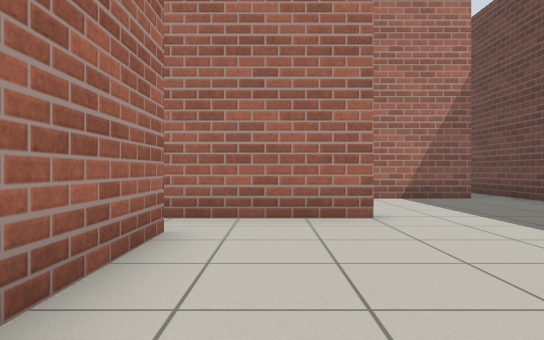
View 1 (above)

22 first-person views from a walk through a Gazebo world. The camera is 0.72 m above the floor, looks level and sees 70° across. The floor is counted in squares, 1 m on a side. Each view is taken from the middle of a square. On the plan, view 1 faces up. The plan holds only what a view shows up to about 11 squares ahead; the rest is blank. Some stock models are drawn as simple stand-ins.

View 2
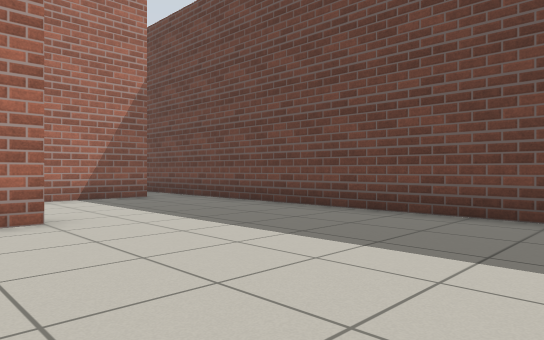

View 3
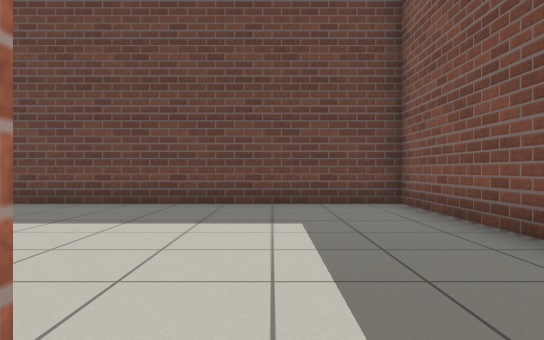

View 4
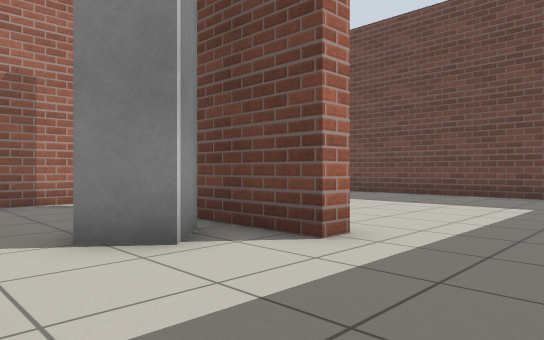

View 5
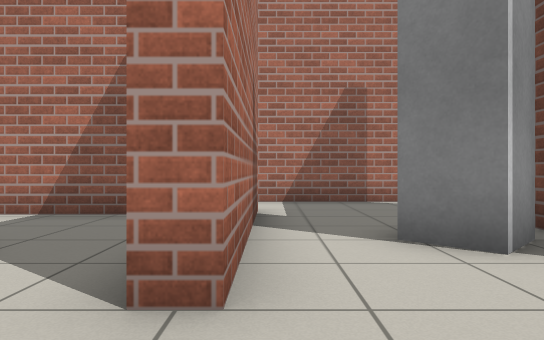

View 6
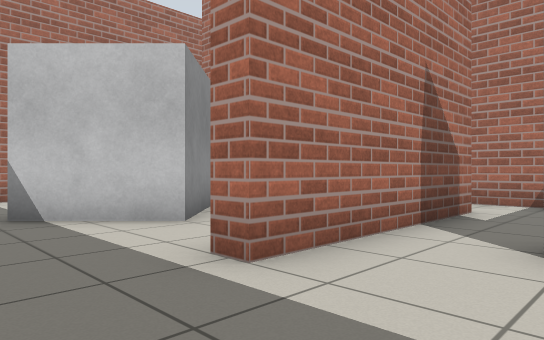

View 7
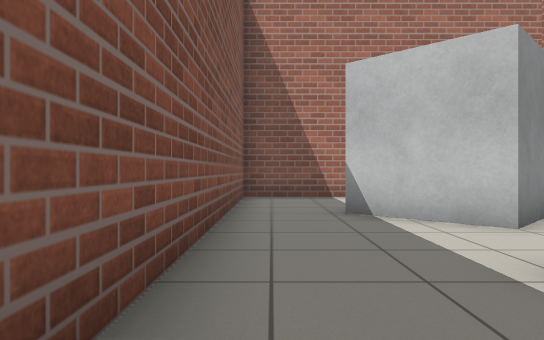

View 8
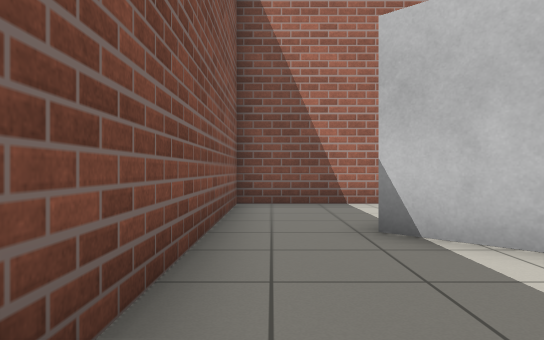

View 9
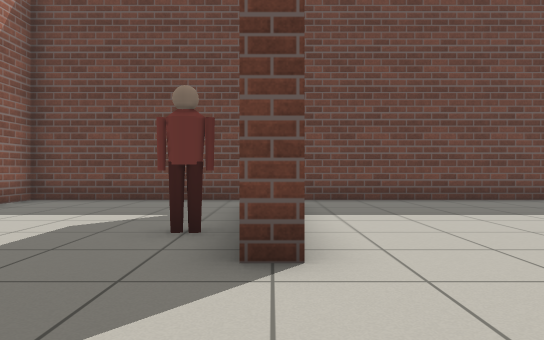

View 10
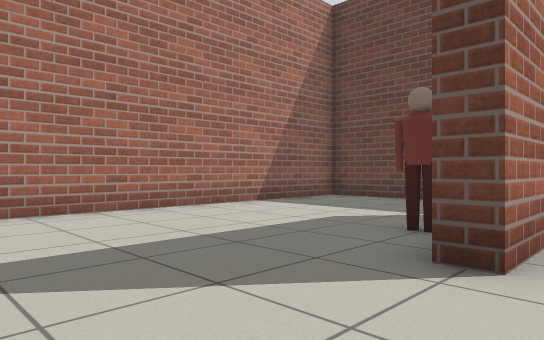

View 11
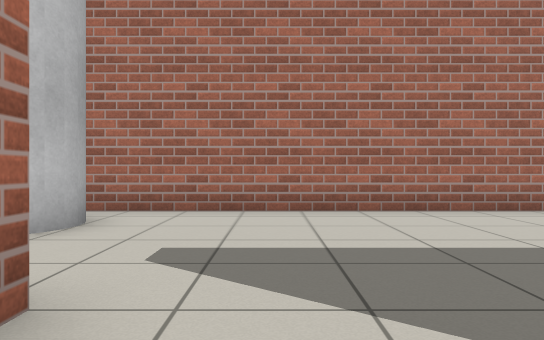

View 12
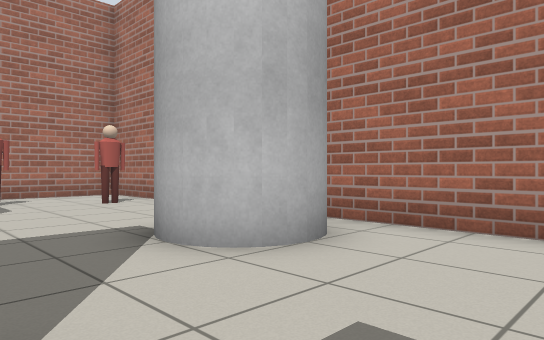

View 13
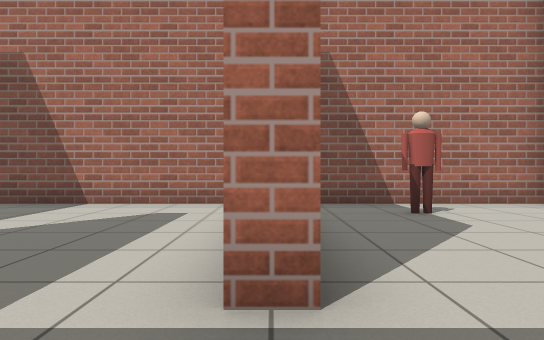

View 14
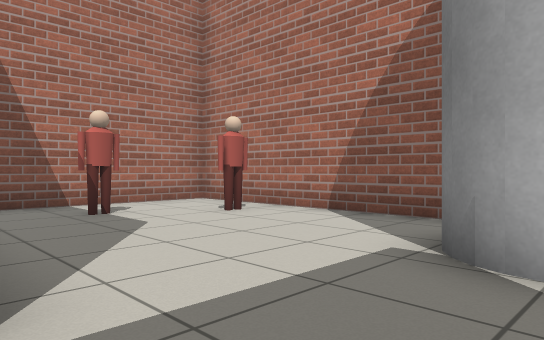

View 15
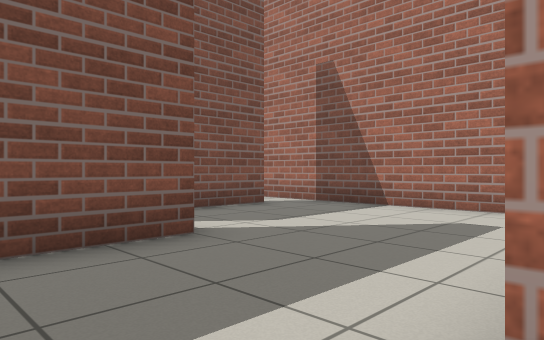

View 16
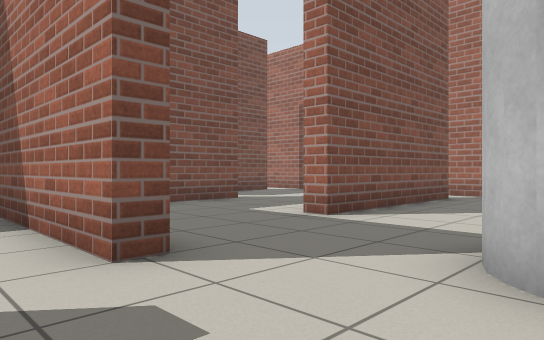

View 17
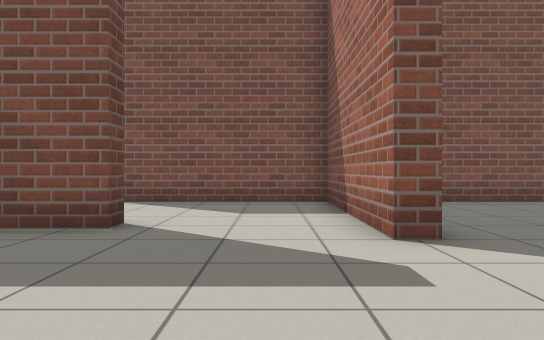

View 18
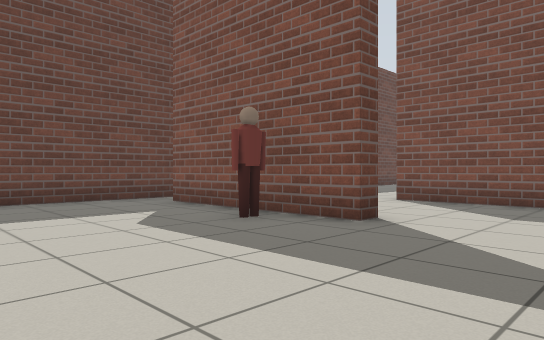

View 19
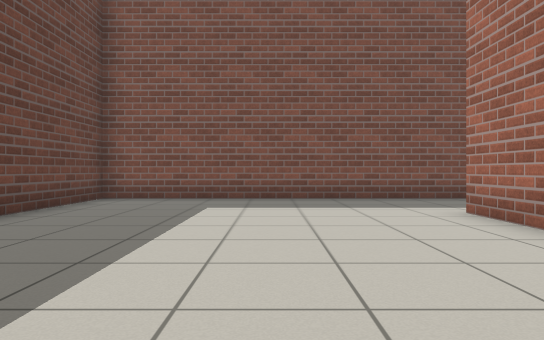

View 20
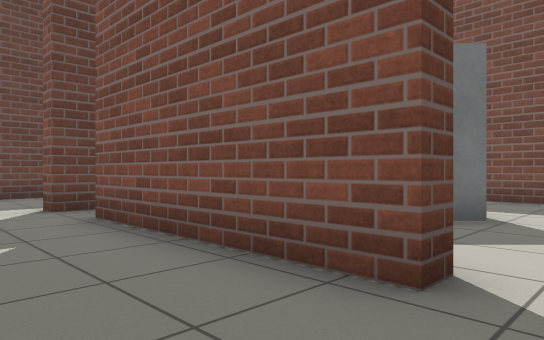

View 21
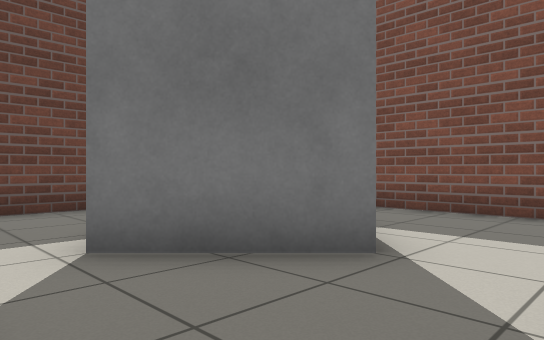

View 22
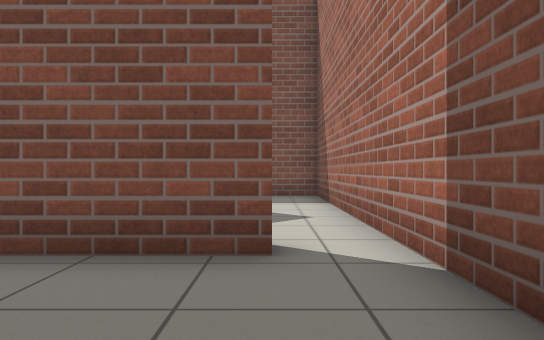

### Floor plan
Key: @ floor where view 1 was taken; # wall or solid block; x gap in a wall; . floor; P grey post; B grey box; E person; G grey pole.
Columns run from 14 left of view 1 to 6 right of it. Each row starts with its distance up from view 1.
 16 #####################
 15 #..E....  ..........#
 14 #..E....GG..........#
 13 #.E.....GG..........#
 12 #.E.................#
 11 #.........#....E....#
 10 #.#####...#...#####x#
  9 #.........#.........#
  8 #.........#.........#
  7 #.........#.........#
  6 #.....##########....#
  5 #...................#
  4 #.......#...#.......#
  3 #.#####x#...#.......#
  2 #...B...#...#.......#
  1 #...BB..#..P#.......#
  0 #..B  B.#...#.@.....#
 -1 #... B..#...........#
 -2 #...B...............#
 -3 #...................#
 -4 #####################

Positions as (right, up) in squares from view 1, and headings:
1: (0, 0), facing up
2: (0, 0), facing up-right
3: (-2, -1), facing right
4: (-5, -3), facing up-right
5: (-5, -3), facing up
6: (-3, -3), facing up-left
7: (-3, -3), facing left
8: (-5, -3), facing left
9: (-3, 10), facing right
10: (-3, 9), facing up-right
11: (-2, 9), facing up
12: (-2, 11), facing up-left
13: (-5, 10), facing left
14: (-5, 10), facing up-left
15: (-6, 10), facing down-left
16: (-2, 14), facing down-left
17: (-2, 15), facing down
18: (-3, 15), facing down-right
19: (2, 6), facing down
20: (-13, 6), facing down-right
21: (-13, 3), facing down-right
22: (-12, 7), facing down
